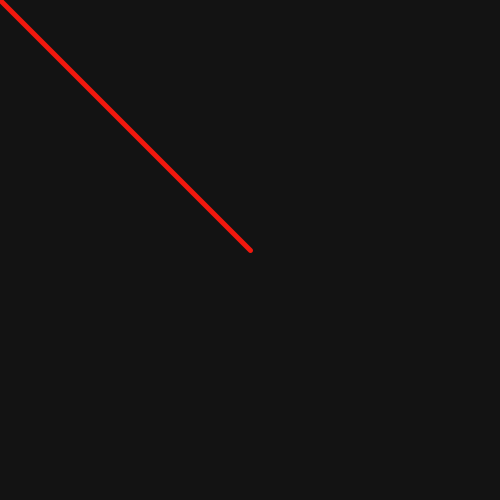
Frame 1 (no input)
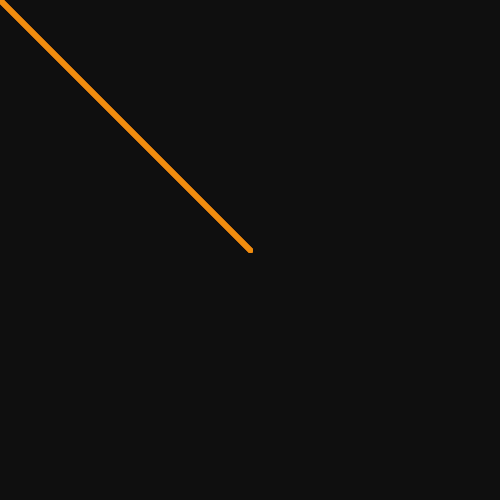
Frame 60 (the mouse pressed at the canvas centre just before this capture)
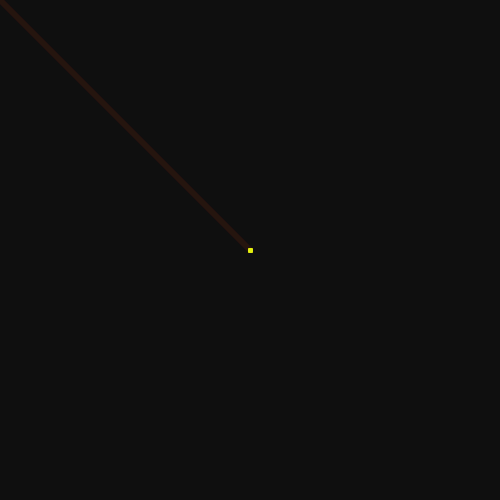
Frame 120 (the mouse held since frame 60 and released just before this capture)

The Processing sketch that drew these frames (run headless with seeded random() and noise(); from frame 60 on, the mouse is pressed at the canvas centre):

// Processing sketch: processing_94708
// ── processing_94708.pde

void setup ()  {
  size(500, 500);
  background(20);
  colorMode(HSB);
}
void draw()  {
  float hue = (millis() / 50) % 360;
  fill (0, 8);
  noStroke();
  rectMode(CORNER);
  rect(0, 0, width, height);
  stroke(hue, 240, 240);
  strokeWeight(5);
  line(mouseX, mouseY, 250, 250);
}
void mousePressed()  {
  float radius = 50 + 5*sin(frameCount*.1);
  noStroke();
  fill(0, 0, 240, 120);
  ellipse(mouseX, mouseY, radius, radius);
  rectMode(CENTER);
  rect(mouseX-1, mouseY-1, 2, 2);
}
